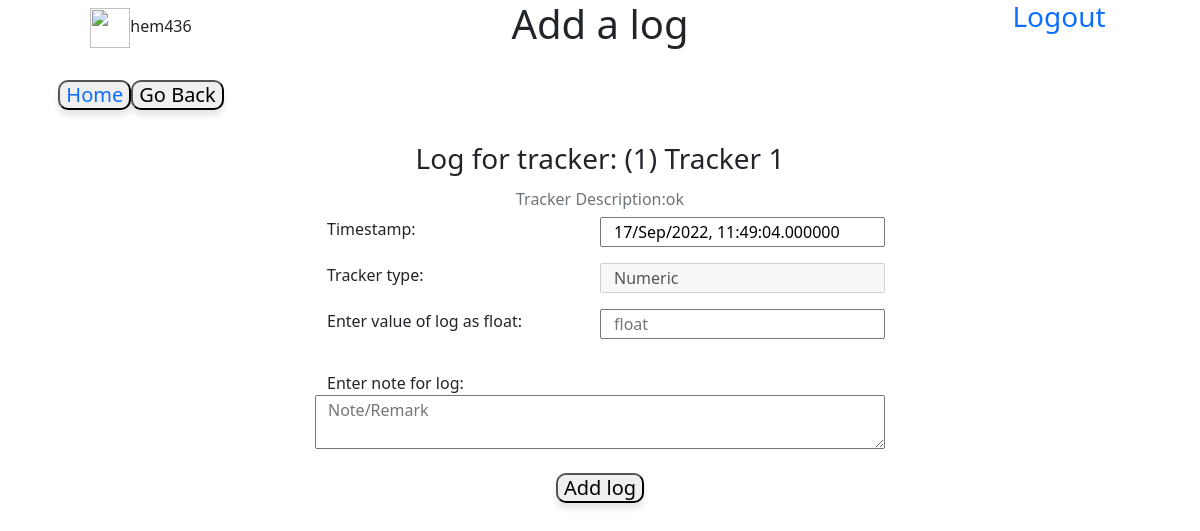
Page /1/log/add (signed in) on the committed database.
### database.py (models this page shows)
class User(db.Model,UserMixin):
    id=db.Column(db.Integer,primary_key=True,autoincrement=True)
    username=db.Column(db.String,nullable=False,unique=True)
    password=db.Column(db.String,nullable=False)
    trackers=db.relationship("tracker",cascade='all',backref="parent")
    email = db.Column(db.String, unique=True)
    active = db.Column(db.Boolean())
    fs_uniquifier = db.Column(db.String(255), unique=True, nullable=False)
    roles = db.relationship('Role', secondary=roles_users,backref=db.backref('users', lazy='dynamic'))

class tracker(db.Model):
    user_id=db.Column(db.Integer,db.ForeignKey('user.id'),nullable=False)
    tracker_id=db.Column(db.Integer,primary_key=True,autoincrement=True)
    name=db.Column(db.String(30),nullable=False)
    desc=db.Column(db.String)
    type=db.Column(db.String,nullable=False)
    settings=db.Column(db.String)
    lastupdate=db.Column(db.DateTime)
    logs=db.relationship("log",cascade='all', backref="parent")

### application/controllers.py (the view, shortened to what this page needs)
@app.route('/<int:tracker_id>/log/add',methods=['GET','POST','PUT'])
@login_required
def add_logs(tracker_id): #
    if (tracker_id,) not in db.session.query(tracker.tracker_id).all():
        return notfound('tracker_id_not_found')
    t=tracker.query.get(tracker_id)
    timedict={'start':'','end':'','duration':''}
    if request.method=='GET':
        if request.args.get('start'):
            s=request.args.get('start')
        elif request.args.get('startb')=="start":
            s=datetime.now().strftime('%H:%M:%S')
        else:
            s=''
        if request.args.get('end'):
            e=request.args.get('end')
        elif request.args.get('endb')=="end":
            e=datetime.now().strftime('%H:%M:%S')
        else:
            e=''
        d=''
        if s!='' and e!='':
            d=datetime.strptime(e,'%H:%M:%S')-datetime.strptime(s,'%H:%M:%S')
        timedict={'start':s,'end':e,'duration':d}
    return render_template('add_logs.html',t=t,datetime=datetime,timedict=timedict)

### templates/add_logs.html (shortened to what this page needs)
<!DOCTYPE html>
<html lang="en" dir="ltr">
  <head>
    <link href="https://cdn.jsdelivr.net/npm/bootstrap@5.0.2/dist/css/bootstrap.min.css" rel="stylesheet">
    <link rel="stylesheet" href="/static/main.css">
  </head>
  <body>
    <div class="row">
      <div class="col-sm-3 d-flex justify-content-center">
        <span class="align-self-center"><img src='/static/userimg.png' width="40px" height="40px" />{{t.parent.username}}</span>
      </div>
      <div class="col-sm-6 d-flex justify-content-center">
        <h1>Add a log</h1>
      </div>
      <div class="col-sm-3 d-flex justify-content-center">
        <h3><a href="/logout"> Logout</a></h3>
      </div>
    </div><br>
    <div class="row">
      <div class="col-3 text-center h5"><button type="button"><a href="/main">Home </a></button><button type="button" name="back" onclick="javascrpt:history.back()">Go Back</button>
      </div>
    </div><br>
    <div class="container add_log">
      <div class="mb-3 row d-flex justify-content-center">
        <h3 align="center">Log for tracker: ({{t.tracker_id}}) {{t.name}}</h3>
        <br><br>
        <form id="log_form" action="add" method="post">
          <div class="mb-3 row">
            <h6 class="col-8 offset-2 text-muted text-center">Tracker Description:{{t.desc}}</h6>
            <label class="col-3 offset-3" for="time">Timestamp:</label>
            <input class="col-3" type="text" name="time" value="{{ datetime.now().strftime('%d/%b/%Y, %H:%M:%S.%f') }}">
          </div>
          <div class="mb-3 row">
            <label class="col-3 offset-3" for="type">Tracker type:</label>
            <input class="col-3" type="text" name="type" value="{{t.type}}" disabled><br>
          </div>
          <div class="mb-3 row">
            {% if t.type=="Multiple-choice" -%}
            <label class="col-3 offset-3" for="value">Select tracker value:</label>
            <select class="col-3" name="value">
              {% for i in t.settings.split(',') -%}
              <option value={{i}}>{{i}}</option>
              {% endfor %}
            </select>
          </div>
        </form>
        {% elif t.type=='Integer' %}
        <label class="col-3 offset-3" for="value">Enter value of log as integer:</label>
        <input class="col-3" type="number" name="value" placeholder="Int" required>
      </div>
      </form>
      {% elif t.type=='Numeric' %}
      <label class="col-3 offset-3" for="value">Enter value of log as float:</label>
      <input class="col-3" type="number" name="value" step='0.001' placeholder="float" required>
    </div>
    </form>
    {% endif %}
    </div>
    <div class="row">
      <label for="note" class="col-3 offset-3">Enter note for log:</label>
      <textarea form='log_form' class="col-6 offset-3" name="note" placeholder="Note/Remark" align="center"></textarea>
    </div><br>
    <div class="text-center h5">
      <button form="log_form" type="submit" name="submit">Add log</button>
    </div>
    </div>
  </body>
</html>

### static/main.css (style rules this page uses)
button { box-shadow: 0 6px 8px 0 rgba(0, 0, 0, 0.05), 0 6px 5px 0 rgba(0, 0, 0, 0.05); border-radius: 10px; }
a { text-decoration: none; }

### rows in the picture
User: parent.username "hem436"
tracker: tracker_id "1", name "Tracker 1", desc "ok", type "Numeric"
